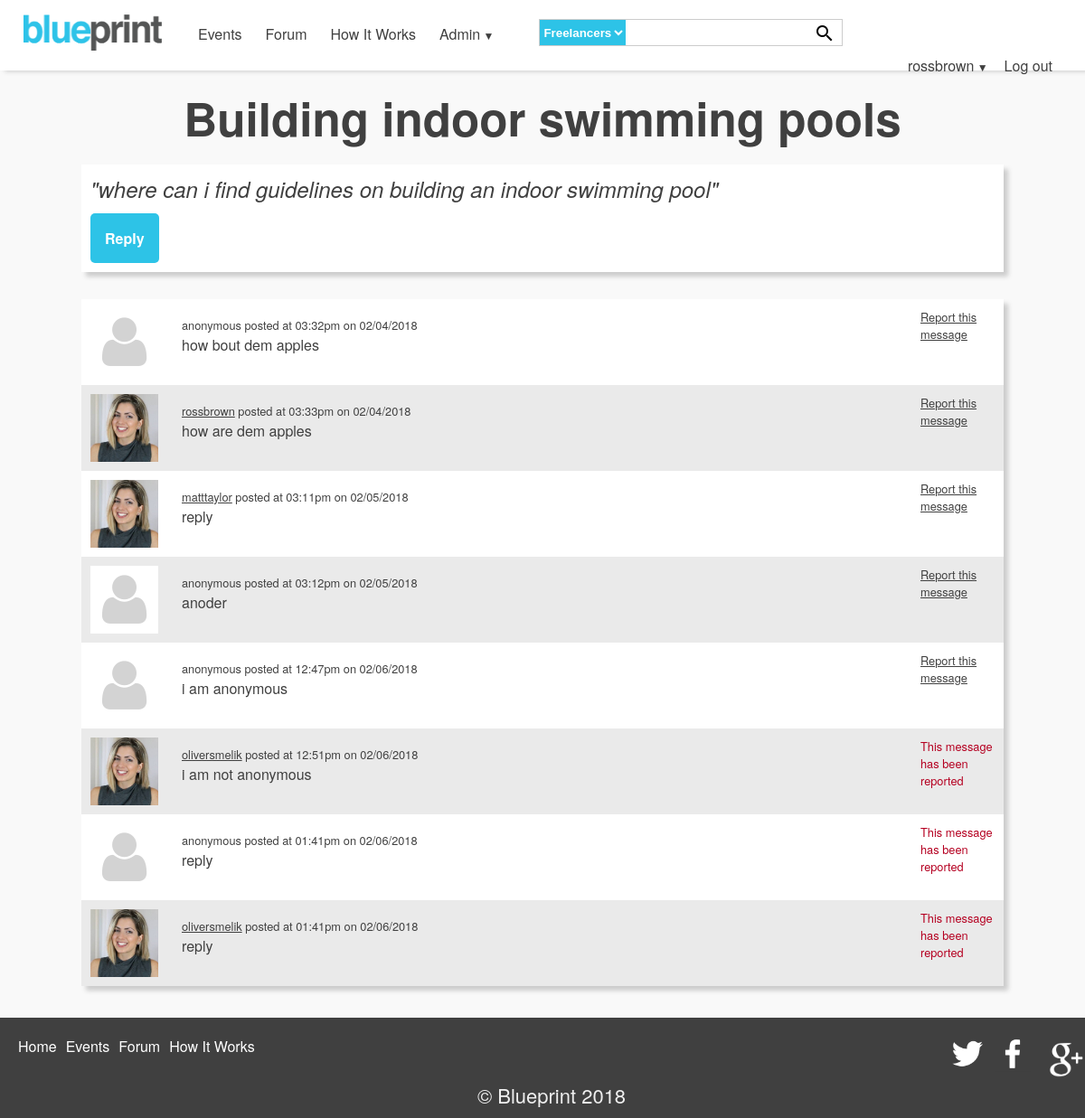
The app's page /thread.php?threadId=16 (signed in) with its own data.
### tables this page shows
CREATE TABLE `bp_thread` (
  `threadId` int(11) NOT NULL,
  `userId` int(11) NOT NULL,
  `threadTitle` varchar(100) NOT NULL,
  `threadInfo` varchar(500) NOT NULL,
  `timePosted` time NOT NULL,
  `datePosted` date NOT NULL
);

CREATE TABLE `bp_thread_message` (
  `threadMessId` int(11) NOT NULL,
  `threadID` int(11) NOT NULL,
  `userId` int(11) NOT NULL,
  `message` text NOT NULL,
  `datePosted` date NOT NULL,
  `timePosted` time NOT NULL,
  `anonymous` tinyint(1) NOT NULL,
  `reported` tinyint(1) NOT NULL
);

CREATE TABLE `bp_user` (
  `userId` int(11) NOT NULL,
  `forename` varchar(100) NOT NULL,
  `surname` varchar(100) NOT NULL,
  `email` varchar(100) NOT NULL,
  `username` varchar(100) NOT NULL,
  `password` varchar(100) NOT NULL,
  `pro` int(1) NOT NULL DEFAULT '0',
  `image` blob,
  `overview` varchar(500) NOT NULL,
  `organisation` varchar(100) NOT NULL,
  `websiteLink` varchar(500) NOT NULL,
  `userRole` varchar(100) NOT NULL,
  `dateAdded` date NOT NULL,
  `suspended` tinyint(1) NOT NULL,
  `token` varchar(20) NOT NULL,
  `passwordHint` varchar(500) NOT NULL
);

### thread.php (the view, shortened to what this page needs)
<?php
require_once ('scripts/functions.php');
echo makePageStart("viewport", "width=device-width, inital-scale=1", "Blueprint home");
echo makeHeader();
$threadId = htmlspecialchars($_GET["threadId"]);
$dbConn = databaseConn::getConnection();
$threadInfoSQL = "SELECT *
                  FROM bp_thread
                  WHERE threadId = '$threadId' ";
$threadMessSQL = "select *
             from bp_thread_message
             INNER JOIN bp_user
             ON bp_thread_message.userId=bp_user.userId
             WHERE bp_thread_message.threadID = '$threadId'
             order by bp_thread_message.datePosted ASC, bp_thread_message.timePosted ASC";
$threadInfo = $dbConn->prepare($threadInfoSQL);
$threadInfo->execute();
$resultSet = $dbConn->prepare($threadMessSQL);
$resultSet->execute();
$resultCount = $resultSet->rowCount();
while ($thread = $threadInfo->fetch(PDO::FETCH_ASSOC)) {
    echo"
        <h1>".$thread['threadTitle']."</h1>
        <div class='filterBar'>
            <div class='thread-info-contain'>
                <p>\"".$thread['threadInfo']."\"</p>
            </div>";
    if(isset($_SESSION['logged-in']) && $_SESSION['logged-in'] == true){
        echo"
            <div class=\"postThread\" id='postThread' style='display: none'>
                <div class=\"form-container\" style='width: 33%;'>
                    <form method=\"get\" action=\"addThreadMessage.php\" id='postThreadForm'>
                        <label for='postReply' style='display: none;'>Reply</label><br/>
                        <textarea placeholder=\"Post your reply here\" style=\"max-width: 100%; min-width: 100%; width: 100%; margin-bottom: 10px;\" name=\"replyMess\" id='postReply' class=\"form-control block\" data-validation=\"required\"></textarea>
                        <label for='anonymous'>Post anonymously</label>
                        <input type='text' name='threadId' style='display: none' value='".$thread['threadId']."'>
                        <input type='checkbox' name='anonymous' id='anonymous'><br>
                        <input type=\"submit\" value=\"Post\" class=\"button\">
                        <a class='button' onclick='toggleForm()' id='closeFormButton'>Hide</a>
                    </form>
                </div>
            </div>
            <a class='button' onclick='toggleForm()' id='openFormButton' style='padding: 1em; margin: 0; float: left;'>Reply</a>";
    }
    else{
        echo "
            <p><a href='login.php'>log in</a> to send a reply</p>";
    }
    echo"
            <div class='clear'></div>
          </div>";
    if ($resultCount < 1){
    echo"
          <div class='reply-result-set'>
            <div class='forum-message'>
                <div class='thread-info'>
                    <p>No replys yet</p>
                </div>
                <div class='clear'></div>
            </div>
          </div>";
    }
    else{
        echo"
          <div class='reply-result-set'>";
        while ($row = $resultSet->fetch(PDO::FETCH_ASSOC)) {
            $date = $row['datePosted'];
            $dateString = strtotime($date);
            $formatDate = date("m/d/Y", $dateString);
            $time = $row['timePosted'];
            $timeString = strtotime($time);
            $formatTime = date("h:ia", $timeString);
            echo"
            <div class='forum-message'>
                <div class='profileImgContain'>";
            if ($row['anonymous'] == "1"){
                echo"
                    <img src=\"images/default_user.png\">
                </div>
                <div class='message-info'>
                    <span>anonymous posted at ".$formatTime." on ".$formatDate."</span>";
            }else{
                echo "<img src=\"images/profilepicture.jpg\">
                </div>
                <div class='message-info'>
                    <span><a href='#'>".$row['username']."</a> posted at ".$formatTime." on ".$formatDate."</span>";
            }
            echo"
                    <p>".$row['message']."</p>
                </div>
                <div class='reportContain'>";
                if ($row['reported'] == "0"){
                    echo "
                    <a href='reportThreadMessage.php?messageId=".$row['threadMessId']."&threadId=".$threadId."'>Report this message</a>";
                }else{
                    echo"
                    <p style='color: #b50021;'>This message has been reported</p>";
                }
                echo"
                </div>
                <div class='clear'></div>
            </div>
          ";
        }
        echo"</div>";
    }
}
?>
<?php
echo makePageFooter();
?>

### css/style.css (style rules this page uses)
html, body { height: 100%; color: #404040; width: 100%; }
body { font-family: Helvetica Neue, Helvetica, Arial, sans-serif; width: 100%; margin: 0; padding: 0; font-size: 100%; background-color: #f9f9f9; position: relative; }
.button { background-color: #2DC3E7; border: none; color: #fff; padding: 2.5% 3%; text-align: center; text-decoration: none; display: inline-block; font-weight: bold; font-size: 1em; margin: 25px 0 0 0; cursor: pointer; border-radius: 5px; }
h1 { font-size: 3.2em; text-align: center; margin: 15px 0; }
img { width: 100%; max-width: 100%; max-height: 100%; }
a { text-decoration: underline; color: #404040; }
.forum-message { width: 100%!important; background-color: #fff; margin: 0 auto!important; box-shadow: none!important; }
.thread h2, p { margin:0; }
.forum-message h2,p { margin:0; }
.forum-message span { font-size: 0.8em; }
.filterBar { width: 85%; margin: 0 auto 30px; background-color: #FFF; box-shadow: 5px 5px 5px #ccc; padding: 10px; box-sizing: border-box; }
.profileImgContain { padding:10px; width: 75px; height: 75px; float: left; }
.profileImgContain img { width:100%; }
.reportContain { width: 10%; float: left; box-sizing: border-box; padding: 10px; font-size: 0.8em; }
.message-info { float: left; padding: 1em; width: calc(90% - 95px); box-sizing: border-box; }
.forum-message:nth-child(even) { background-color: #EAEAEA; }
.reply-result-set { box-shadow: 5px 5px 5px #ccc; width: 85%; margin: 0 auto; margin-bottom: 35px; }
.thread-info-contain { float: left; width: 100%; font-size: 1.5em; font-style: italic; margin-bottom: 10px; }

### records on screen
bp_thread: threadTitle "Building indoor swimming pools", threadInfo "where can i find guidelines on building an indoor swimming pool"
bp_thread_message: anonymous 1 (drawn), timePosted "03:32pm", datePosted "02/04/2018", message "how bout dem apples"
bp_thread_message: anonymous 0 (drawn), userId.username "rossbrown", timePosted "03:33pm", datePosted "02/04/2018", message "how are dem apples"
bp_thread_message: anonymous 0 (drawn), userId.username "matttaylor", timePosted "03:11pm", datePosted "02/05/2018", message "reply"
bp_thread_message: anonymous 1 (drawn), timePosted "03:12pm", datePosted "02/05/2018", message "anoder"
bp_thread_message: anonymous 1 (drawn), timePosted "12:47pm", datePosted "02/06/2018", message "i am anonymous"
bp_thread_message: anonymous 0 (drawn), userId.username "oliversmelik", timePosted "12:51pm", datePosted "02/06/2018", message "i am not anonymous", reported "This message has been reported"
bp_thread_message: anonymous 1 (drawn), timePosted "01:41pm", datePosted "02/06/2018", message "reply", reported "This message has been reported"
bp_thread_message: anonymous 0 (drawn), userId.username "oliversmelik", timePosted "01:41pm", datePosted "02/06/2018", message "reply", reported "This message has been reported"

### other values on screen
$username "rossbrown"
